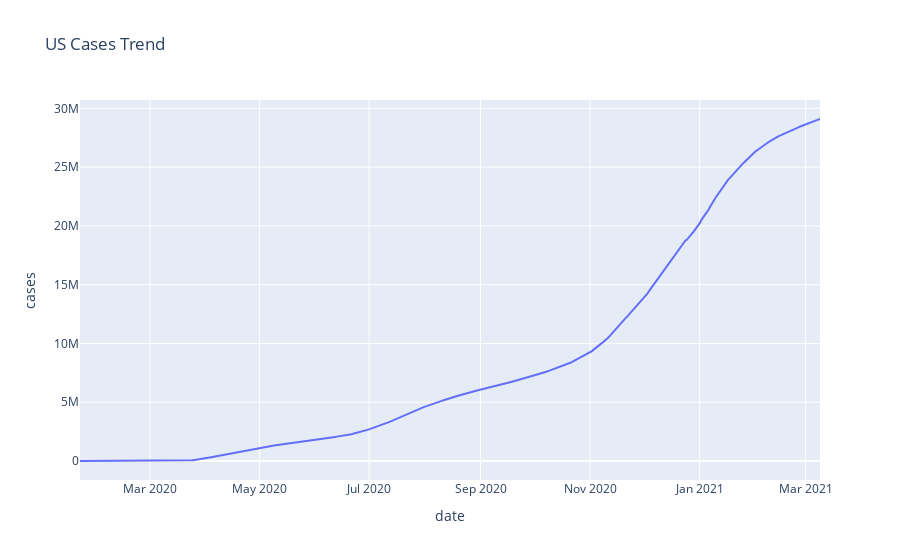

Here is the notebook cell this chart was saved with:
### Code cell
fig = px.line(df.loc[df.country == "US"], x="date", y="cases", title="US Cases Trend")
fig.show()

### Figure 1 — Plotly figure (JSON) as saved in the notebook; plotly's stock layout.template omitted (floating-point values rounded to 4 significant figures; data arrays with more than 128 entries replaced by an {"elided": "..."} marker saying what was removed)
{"data": [{"hovertemplate": "date=%{x}<br>cases=%{y}<extra></extra>", "legendgroup": "", "line": {"color": "#636efa", "dash": "solid"}, "mode": "lines", "name": "", "orientation": "v", "showlegend": false, "type": "scatter", "x": {"elided": "413 str values"}, "xaxis": "x", "y": {"elided": "413 int values"}, "yaxis": "y"}], "layout": {"legend": {"tracegroupgap": 0}, "title": {"text": "US Cases Trend"}, "xaxis": {"anchor": "y", "domain": [0, 1], "title": {"text": "date"}}, "yaxis": {"anchor": "x", "domain": [0, 1], "title": {"text": "cases"}}}}
